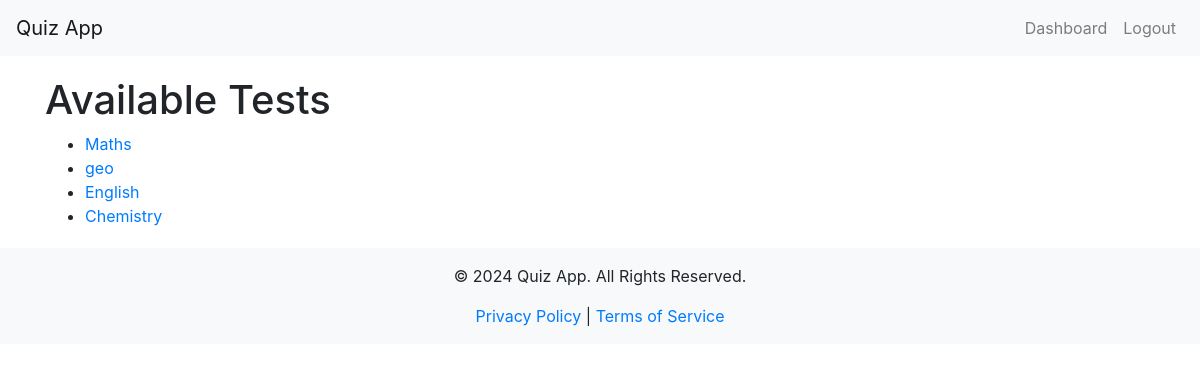
Page /available_tests (signed in) on the committed database.
### app/models.py (models this page shows)
class QuizSet(db.Model):
    id = db.Column(db.Integer, primary_key=True)
    title = db.Column(db.String(128), nullable=False)
    questions = db.relationship('Question', backref='quiz_set', lazy=True)
    quiz_results = db.relationship('QuizResult', backref='related_quiz_set', lazy=True)  # Renamed backref

### app/routes.py (the view)
@main_bp.route("/available_tests")
@login_required
def available_tests():
    quizzes = QuizSet.query.all()
    return render_template('available_tests.html', quizzes=quizzes)

### app/__init__.py (called while the page is built)
@login_manager.user_loader
def load_user(user_id):
    from app.models import User
    return User.query.get(int(user_id))

### app/templates/available_tests.html
{% extends "layout.html" %}
{% block content %}
<h1>Available Tests</h1>
<ul>
    {% for quiz in quizzes %}
    <li>
        <a href="{{ url_for('main.quiz', quiz_id=quiz.id) }}">{{ quiz.title }}</a>
    </li>
    {% endfor %}
</ul>
{% endblock %}

### rows in the picture
QuizSet: title "Maths"
QuizSet: title "geo"
QuizSet: title "English"
QuizSet: title "Chemistry"
